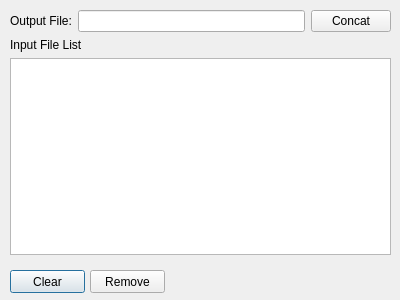
<?xml version="1.0" encoding="UTF-8"?>
<ui version="4.0">
 <class>Dialog</class>
 <widget class="QDialog" name="Dialog">
  <property name="geometry">
   <rect>
    <x>0</x>
    <y>0</y>
    <width>400</width>
    <height>300</height>
   </rect>
  </property>
  <property name="windowTitle">
   <string>Dialog</string>
  </property>
  <widget class="QPushButton" name="btnClear">
   <property name="geometry">
    <rect>
     <x>10</x>
     <y>270</y>
     <width>75</width>
     <height>23</height>
    </rect>
   </property>
   <property name="text">
    <string>Clear</string>
   </property>
  </widget>
  <widget class="QPushButton" name="btnRemove">
   <property name="geometry">
    <rect>
     <x>90</x>
     <y>270</y>
     <width>75</width>
     <height>23</height>
    </rect>
   </property>
   <property name="text">
    <string>Remove</string>
   </property>
  </widget>
  <widget class="QWidget" name="">
   <property name="geometry">
    <rect>
     <x>10</x>
     <y>10</y>
     <width>381</width>
     <height>245</height>
    </rect>
   </property>
   <layout class="QVBoxLayout" name="verticalLayout">
    <item>
     <layout class="QHBoxLayout" name="horizontalLayout">
      <item>
       <widget class="QLabel" name="label">
        <property name="sizePolicy">
         <sizepolicy hsizetype="Fixed" vsizetype="Preferred">
          <horstretch>0</horstretch>
          <verstretch>0</verstretch>
         </sizepolicy>
        </property>
        <property name="text">
         <string>Output File:</string>
        </property>
       </widget>
      </item>
      <item>
       <widget class="QLineEdit" name="lineEdit">
        <property name="sizePolicy">
         <sizepolicy hsizetype="Expanding" vsizetype="Fixed">
          <horstretch>0</horstretch>
          <verstretch>0</verstretch>
         </sizepolicy>
        </property>
       </widget>
      </item>
      <item>
       <widget class="QPushButton" name="btnConcat">
        <property name="sizePolicy">
         <sizepolicy hsizetype="Fixed" vsizetype="Fixed">
          <horstretch>0</horstretch>
          <verstretch>0</verstretch>
         </sizepolicy>
        </property>
        <property name="text">
         <string>Concat</string>
        </property>
       </widget>
      </item>
     </layout>
    </item>
    <item>
     <widget class="QLabel" name="label_2">
      <property name="text">
       <string>Input File List</string>
      </property>
     </widget>
    </item>
    <item>
     <widget class="QListWidget" name="listWidget"/>
    </item>
   </layout>
  </widget>
 </widget>
 <resources/>
 <connections/>
</ui>
